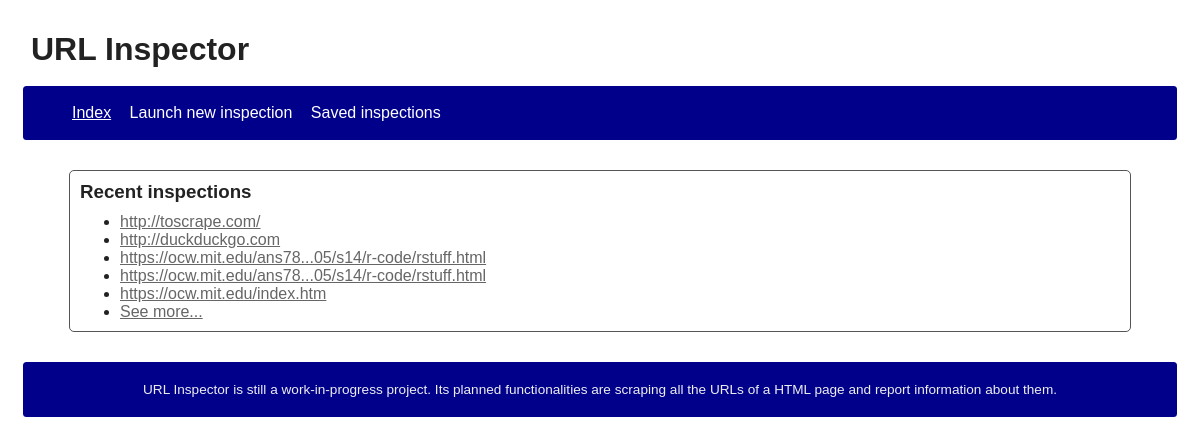
The app's page /index, older data.
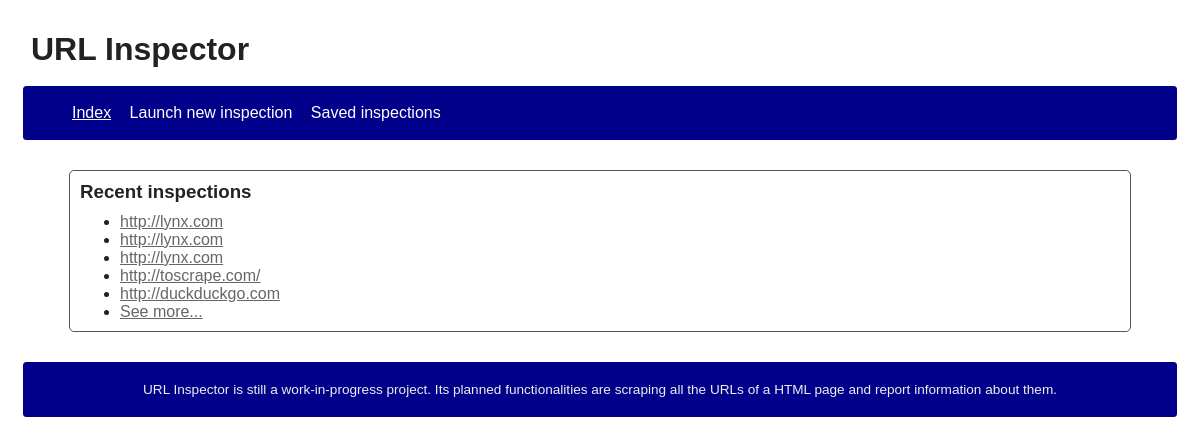
The same page, newer data.
### URLInspectorApp/models.py (models this page shows, shortened)
class Extraction(models.Model):
    STARTED = "started"
    TERMINATED = "terminated"
    CANCELLED = "cancelled"
    choices_status = (
        (STARTED, "Started"),
        (TERMINATED, "Terminated"),
        (CANCELLED, "Cancelled"),
    )
    url = models.URLField()
    start_date = models.DateTimeField(default=timezone.now)
    status = models.CharField(
        max_length=16,
        choices=choices_status,
        default=STARTED
    )

### URLInspectorApp/views.py (the view)
# urls.py: url(r"^index$", views.IndexView.as_view(), name="index"),
class IndexView(ListView):
    template_name = template_root + "/index.html"
    context_object_name = "extractions"
    def get_queryset(self):
        limit = 5
        return Extraction.objects.all().order_by("-start_date")[:limit]
    def get_context_data(self, **kwargs):
        context = super(IndexView, self).get_context_data(**kwargs)
        context["extractions_count"] = Extraction.objects.count()
        return context

### URLInspectorApp/context_processors.py (called while the page is built)
def global_app_context(request):
    return {
        "global": {
            "length_url_max": 50,
            "length_url_min": 30,
            "inspection_refresh": 7,
        }
    }

### URLInspectorApp/templatetags/ui_utils.py (called while the page is built)
@register.filter()
@stringfilter
def truncate_chars_middle(text, limit, sep="..."):
    if not text or limit < 0:
        return ""
    length = len(text)
    if length < limit:
        return text
    else:
        first_half = ceil(limit / 2)
        second_half = length - floor(limit / 2)
        return text[:first_half] + sep + text[second_half:]

### URLInspectorApp/templates/url_inspector/index.html
{% extends "url_inspector/base.html" %}
{% load ui_utils %}
{% block content %}
    <h3>Recent inspections</h3>
    {% if extractions %}
        <ul>
            {% for e in extractions %}
                <li>
                    <a
                            href="{% url 'url_inspector:inspection' e.id %}"
                            {% if e.url|length > global.length_url_max %} title="{{ e.url }}" {% endif %}
                    >
                        {{ e.url|truncate_chars_middle:global.length_url_max }}
                    </a>
                </li>
            {% endfor %}
            {% if extractions|length < extractions_count %}
                <li>
                    <a href="{% url 'url_inspector:inspections_saved' %}">See more...</a>
                </li>
            {% endif %}
        </ul>
    {% else %}
        <p>No recent inspections to display.</p>
    {% endif %}
{% endblock %}

Row changes from the older to the newer data that the page shows:
no longer on this page (row unchanged): Extraction: url "https://ocw.mit.edu/ans78...05/s14/r-code/rstuff.html"
no longer on this page (row unchanged): Extraction: url "https://ocw.mit.edu/ans78...05/s14/r-code/rstuff.html"
no longer on this page (row unchanged): Extraction: url "https://ocw.mit.edu/index.htm"
added Extraction: url "http://lynx.com"
added Extraction: url "http://lynx.com"
added Extraction: url "http://lynx.com"
